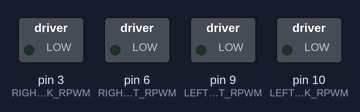
A sketch run on a simulated Arduino Uno, built with avr-gcc and run on an emulated ATmega328P. Shown: switched loads named in the sketch (green lamp = pin HIGH). What the sketch prints to the serial monitor is not drawn.

Above: at 0.05 s.
At 5.05 s:
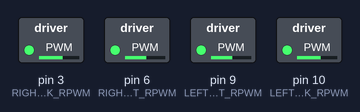
Timing chart, 0 to 13.0 s (numbered marks = the images above):
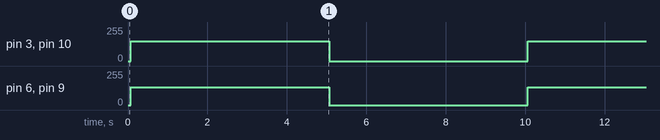

The sketch:

sketch.ino
```cpp
// SANCHO — straight-line drive test.
//
// Drives all four motors forward at equal linear speed.
// Front motors (333 RPM nominal) are scaled down relative to rear motors
// (300 RPM nominal) so that all tracks advance at the same rate:
//
//   FRONT_SCALE = 300 / 333 = 0.9009...
//
//   BACK_PWM  = TEST_PWM
//   FRONT_PWM = round(TEST_PWM * 300.0 / 333.0)
//
// With TEST_PWM = 150: FRONT_PWM = 135, BACK_PWM = 150.
//
// Pattern: 5 s forward → 5 s stop → repeat.
// Watch for drift — if the rover pulls left or right, one side has a
// mechanical asymmetry that requires per-side calibration in sancho_params.yaml
// (left_scale / right_scale).
//
// IMPORTANT — UNO Q PWM gotcha:
//   On Zephyr, calling pinMode(pin, OUTPUT) BEFORE analogWrite() breaks PWM
//   (pin gets stuck as plain digital). analogWrite() configures the pin itself.
//   So: NO pinMode() on motor pins.
//
// SAFETY: wheels OFF the ground for the first run; motor battery 12 V; GND
// of battery shared with GND of UNO Q.

#define LEFT_FRONT_RPWM   9
#define RIGHT_FRONT_RPWM  6
#define LEFT_BACK_RPWM   10
#define RIGHT_BACK_RPWM   3

// Rear (300 RPM) sets the target speed; front (333 RPM) scaled to match.
#define BACK_PWM   150                          // ~58% duty on rear motors
#define FRONT_PWM  ((int)(BACK_PWM * 300.0 / 333.0 + 0.5))  // = 135

#define ON_MS   5000UL
#define OFF_MS  5000UL

void setup() {
    Serial.begin(9600);
    while (!Serial && millis() < 2000) {}
    Serial.print("[straight_test] FRONT_PWM=");
    Serial.print(FRONT_PWM);
    Serial.print("  BACK_PWM=");
    Serial.println(BACK_PWM);
    Serial.println("[straight_test] starting loop — 5 s forward, 5 s stop");
}

void loop() {
    Serial.println("[straight_test] FORWARD");
    analogWrite(LEFT_FRONT_RPWM,  FRONT_PWM);
    analogWrite(RIGHT_FRONT_RPWM, FRONT_PWM);
    analogWrite(LEFT_BACK_RPWM,   BACK_PWM);
    analogWrite(RIGHT_BACK_RPWM,  BACK_PWM);
    delay(ON_MS);

    Serial.println("[straight_test] STOP");
    analogWrite(LEFT_FRONT_RPWM,  0);
    analogWrite(RIGHT_FRONT_RPWM, 0);
    analogWrite(LEFT_BACK_RPWM,   0);
    analogWrite(RIGHT_BACK_RPWM,  0);
    delay(OFF_MS);
}
```

Measured:
- by itself, pin 3 (RIGHT_BACK_RPWM), pin 10 (LEFT_BACK_RPWM): alternates 150/255 for 5.0 s and 0/255 for 5.0 s
- by itself, pin 6 (RIGHT_FRONT_RPWM), pin 9 (LEFT_FRONT_RPWM): alternates 135/255 for 5.0 s and 0/255 for 5.0 s
